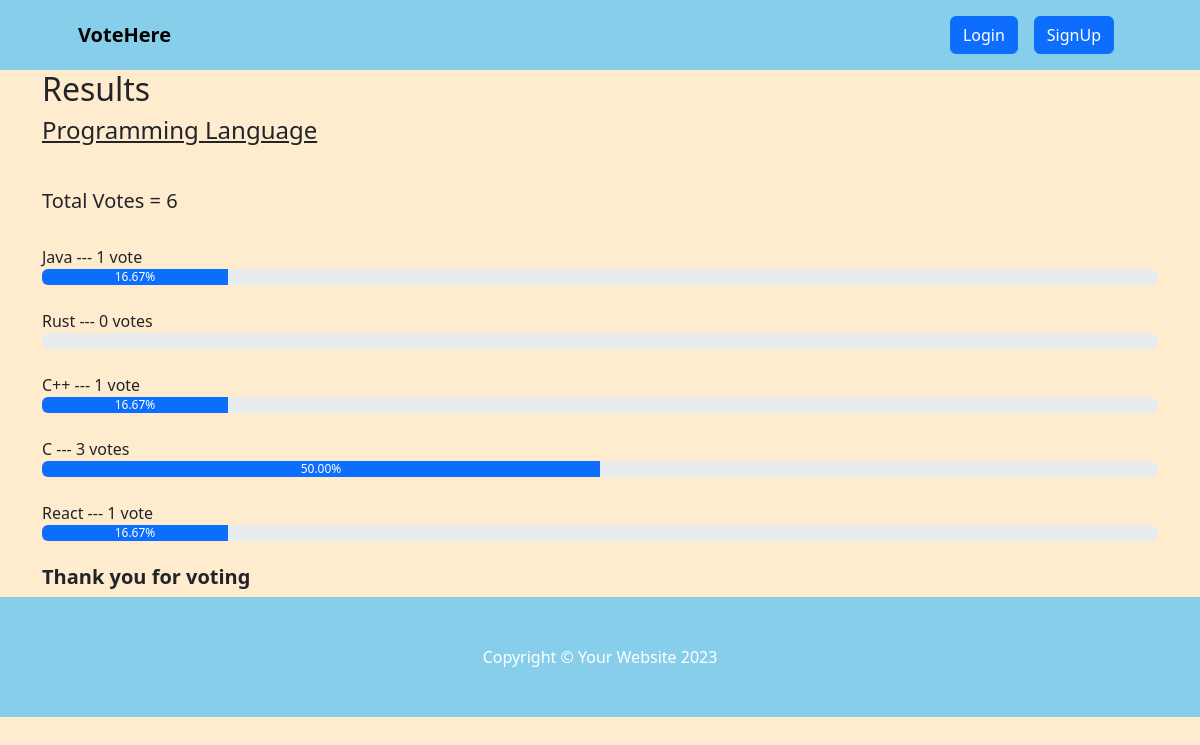
Screenshot of /result/programming-language with the database file from the repository.
### voteapp/models.py (models this page shows, shortened)
class Category(models.Model):
    title = models.CharField(max_length=200)
    slug = models.SlugField(blank=True, null=True)
    description = models.TextField(blank=True, null=True)
    total_vote = models.IntegerField(default=0)
    voters = models.ManyToManyField(User, blank=True)

class CategoryItem(models.Model):
    title = models.CharField(max_length=200)
    total_vote = models.IntegerField(default=0)
    category = models.ForeignKey(Category, on_delete=models.CASCADE, related_name="items")
    voters = models.ManyToManyField(User, blank=True)
    @property
    def percentage_vote(self):
        category_votes = self.category.total_vote
        item_votes = self.total_vote
        if category_votes == 0:
            vote_in_percentage = 0
        else:
            vote_in_percentage = (item_votes/category_votes) * 100
        return vote_in_percentage

### voteapp/views.py (the view)
# urls.py: path("result/<str:slug>", views.result, name="result"),
def result(request, slug):
    category = Category.objects.get(slug=slug)
    items = CategoryItem.objects.filter(category=category)
    context = {"category": category, "items": items}
    return render(request, "result.html", context)

### voteapp/templatetags/custom_filters.py (called while the page is built)
@register.filter(name="has_voted")
def has_voted(user, voters):
    return any(user.id== voter.id for voter in voters)

### voteapp/templates/result.html
{% extends 'base.html' %}
{% block content %}
{% load humanize %}
{% load custom_filters %}
<div class="container result-container">
    <div class="sub-container">
      <h2>Results</h2>
      <h4>{{category.title}}</h4>
      <br>
      <h5>Total Votes = {{category.total_vote}}</h5>
      <br />
      {% for item in items  %}
      {% if request.user|has_voted:item.voters.all %}
      <small>{{item.title}}</strong> --- {{item.total_vote}} vote{{item.total_vote | pluralize:",s"}} ---  <strong>[voted]</strong> </small>
      <div class="progressContainer">
        <div class="progress">
          <div
            class="progress-bar"
            role="progressbar"
            aria-label="Example with label"
            style="width:{{item.percentage_vote | floatformat:2}}%;"
            aria-valuenow="25"
            aria-valuemin="0"
            aria-valuemax="100"
          >
          {{item.percentage_vote | floatformat:2}}%
          </div>
        </div>
      </div>
      <br>
      {% else %}
      <small>{{item.title}}</strong> --- {{item.total_vote}} vote{{item.total_vote | pluralize:",s"}} </small>
      <div class="progressContainer">
        <div class="progress">
          <div
            class="progress-bar"
            role="progressbar"
            aria-label="Example with label"
            style="width:{{item.percentage_vote | floatformat:2}}%;"
            aria-valuenow="25"
            aria-valuemin="0"
            aria-valuemax="100"
          >
          {{item.percentage_vote | floatformat:2}}%
          </div>
        </div>
      </div>
      <br>
      {% endif %}
      {% endfor %}
      <h5 style="font-weight: bold">Thank you for voting</h5>
    </div>
  </div>
{% endblock content %}

### voteapp/templates/base.html (shortened to what this page needs)
<!DOCTYPE html>
{% load static %}
<html lang="en">
<head>
    <link href="https://cdn.jsdelivr.net/npm/bootstrap-icons@1.4.1/font/bootstrap-icons.css" rel="stylesheet" />
    <link rel="stylesheet" href="{% static 'css/bootstrap.css' %}">
    <link rel="stylesheet" href="{% static 'css/style.css' %}">
</head>
<body style="background: blanchedalmond;">
     <nav class="navbar navbar-expand-lg navbar-dark" style="background:skyblue">
        <div class="container px-lg-5">
            <a class="navbar-brand text-black bold" href="{% url 'index'  %}"><strong>VoteHere</strong></a>
            <div class="collapse navbar-collapse" id="navbarSupportedContent">
                <ul class="navbar-nav ms-auto mb-2 mb-lg-0">
                    {% if request.user.is_authenticated %}
                    <li class="nav-item"><a class="nav-link" href="#"><button class="btn btn-primary">Hi, {{request.user.username}}</button></a></li>
                    <li class="nav-item"><a class="nav-link" href="{% url 'logout' %}"><button class="btn btn-secondary">Logout</button></a></li>
                    {% else %}
                    <li class="nav-item"><a class="nav-link" href="{% url 'signin' %}"><button class="btn btn-primary">Login</button></a></li>
                    <li class="nav-item"><a class="nav-link" href="{% url 'signup' %}"><button class="btn btn-primary">SignUp</button></a></li>
                    {% endif %}
                </ul>
            </div>
        </div>
    </nav>
    {% block content %}
    {% endblock content %}
     <footer class="py-5" style="background:skyblue;">
        <div class="container"><p class="m-0 text-center text-white">Copyright &copy; Your Website 2023</p></div>
    </footer>
</body>
</html>

### voteapp/static/css/style.css (style rules this page uses)
* { box-sizing: border-box; }
.result-container { display: flex; align-items: center; justify-content: center; }
.sub-container { width: inherit }
.result-container h4 { text-decoration: underline; margin-bottom: 20px; }
.result-container small { font-size: 16px; font-weight: 500; }

### rows the page displays
Category: title "Programming Language", total_vote "6"
CategoryItem: title "Java", total_vote "1", percentage_vote "16.67"
CategoryItem: title "Rust", total_vote "0", total_vote|pluralize "s"
CategoryItem: title "C++", total_vote "1", percentage_vote "16.67"
CategoryItem: title "C", total_vote "3", total_vote|pluralize "s", percentage_vote "50.00"
CategoryItem: title "React", total_vote "1", percentage_vote "16.67"
